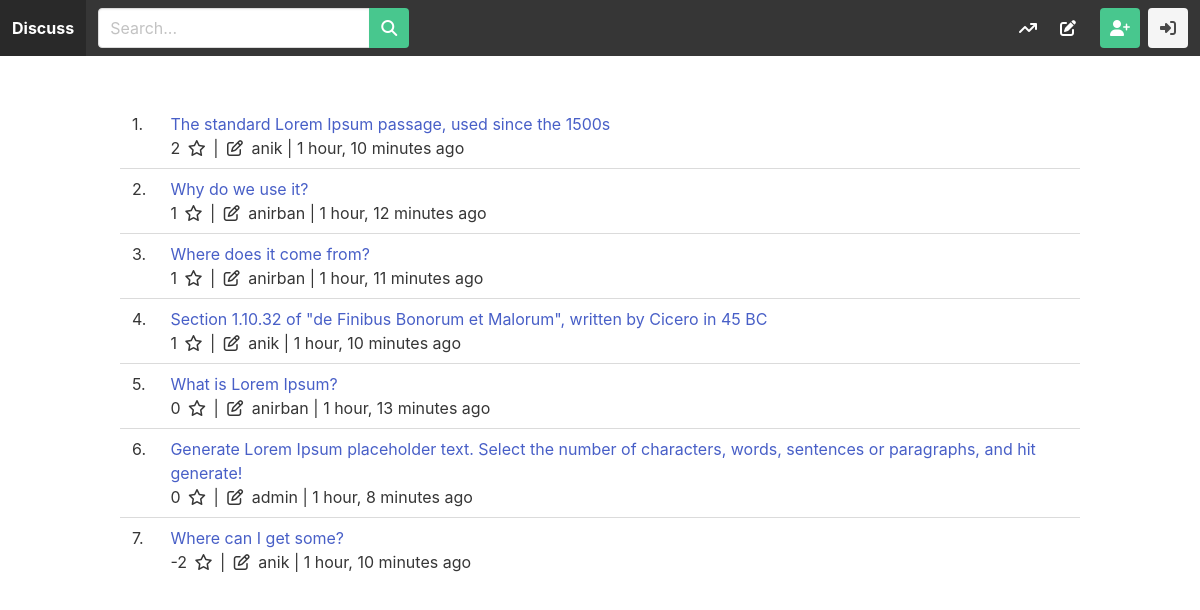
The page / on the database its author committed.
### story/models.py (models this page shows, shortened)
class Story(models.Model):
    title = models.CharField(max_length=255)
    url = models.URLField(blank=True, null=True)
    body = models.TextField(blank=False)
    number_of_votes = models.IntegerField(default=0)
    created_by = models.ForeignKey(User, related_name='stories', on_delete=models.CASCADE)
    created_at = models.DateTimeField(auto_now_add=True)
    class Meta:
        ordering = ['-created_at']
        verbose_name_plural = 'stories'

### core/views.py (the view)
# urls.py: path('', frontpage, name='frontpage'),
def frontpage(request):
    stories = Story.objects.all().order_by('-number_of_votes')[:20].select_related('created_by')
    return render(request, 'frontpage.html', {'stories': stories})

### templates/frontpage.html
{% extends 'base.html' %}
{% block content %}
    <div class="container">
        {% include 'parts/stories.html' %}
    </div>
{% endblock %}

### templates/parts/stories.html
<div class="columns">
    <div class="column is-12" style="overflow-x: scroll;">
        <table class="table">
            <tbody>
                {% for story in stories %}
                    <tr>
                        <td>{{ forloop.counter }}.</td>
                        <td>
                            <a href="{% url 'story' story.id %}">{{ story.title }}</a>
                            <p>
                                {{ story.number_of_votes }}
                                <span class="icon">
                                    <i class="fa-regular fa-star"></i>
                                </span> |
                                <span class="icon">
                                    <i class="fa-regular fa-pen-to-square"></i>
                                </span> {{ story.created_by.username }} |
                                {{ story.created_at|timesince }} ago
                            </p>
                        </td>
                    </tr>
                {% endfor %}
            </tbody>
        </table>
    </div>
</div>

### rows shown on the page
Story: title "The standard Lorem Ipsum passage, used since the 1500s", number_of_votes "2", created_by.username "anik", created_at "1 hour, 10 minutes"
Story: title "Why do we use it?", number_of_votes "1", created_by.username "anirban", created_at "1 hour, 12 minutes"
Story: title "Where does it come from?", number_of_votes "1", created_by.username "anirban", created_at "1 hour, 11 minutes"
Story: title "Section 1.10.32 of \"de Finibus Bonorum et Malorum\", written by Cicero in 45 BC", number_of_votes "1", created_by.username "anik", created_at "1 hour, 10 minutes"
Story: title "What is Lorem Ipsum?", number_of_votes "0", created_by.username "anirban", created_at "1 hour, 13 minutes"
Story: title "Generate Lorem Ipsum placeholder text. Select the number of characters, words, sentences or paragraphs, and hit generate!", number_of_votes "0", created_by.username "admin", created_at "1 hour, 8 minutes"
Story: title "Where can I get some?", number_of_votes "-2", created_by.username "anik", created_at "1 hour, 10 minutes"
